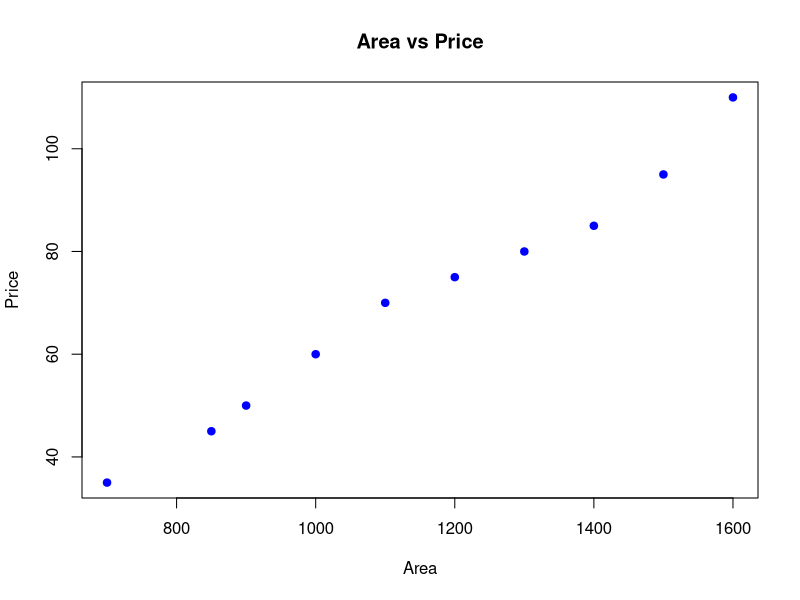
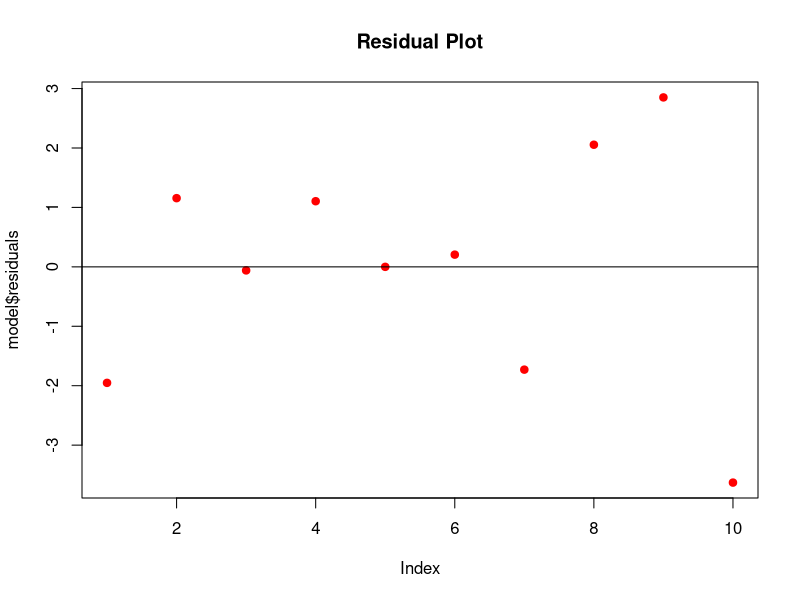

Write the R code that produced these figures, in order.
# Set working directory automatically (works in VS Code terminal and RStudio)
get_script_path <- function() {
     args <- commandArgs(trailingOnly = FALSE)
     file_arg <- "--file="
     idx <- grep(file_arg, args)

     if (length(idx) > 0) {
          return(normalizePath(sub(file_arg, "", args[idx][1]), winslash = "/", mustWork = FALSE))
     }

     if (requireNamespace("rstudioapi", quietly = TRUE)) {
          p <- tryCatch(rstudioapi::getActiveDocumentContext()$path, error = function(e) "")
          if (nzchar(p)) {
               return(normalizePath(p, winslash = "/", mustWork = FALSE))
          }
     }

     return(normalizePath(getwd(), winslash = "/", mustWork = FALSE))
}

setwd(dirname(get_script_path()))

# Load dataset
data <- read.csv("../data/real_estate_data.csv")

print("Dataset:")
print(data)

# Summary
print("Summary:")
print(summary(data))

# Correlation
print("Correlation Matrix:")
print(cor(data))

# Scatter Plot
png("scatter_plot.png")
plot(data$Area, data$Price,
     main="Area vs Price",
     xlab="Area",
     ylab="Price",
     col="blue",
     pch=19)
dev.off()

# Regression Model
model <- lm(Price ~ Area + Bedrooms + Age + Distance_City + Location_Score, data=data)

print("Model Summary:")
print(summary(model))

# Prediction
new_house <- data.frame(
  Area=1400,
  Bedrooms=3,
  Age=5,
  Distance_City=3,
  Location_Score=9
)

pred <- predict(model, new_house)
print(paste("Predicted Price:", pred))

# Residual Plot
png("residual_plot.png")
plot(model$residuals,
     main="Residual Plot",
     col="red",
     pch=19)
abline(h=0)
dev.off()
